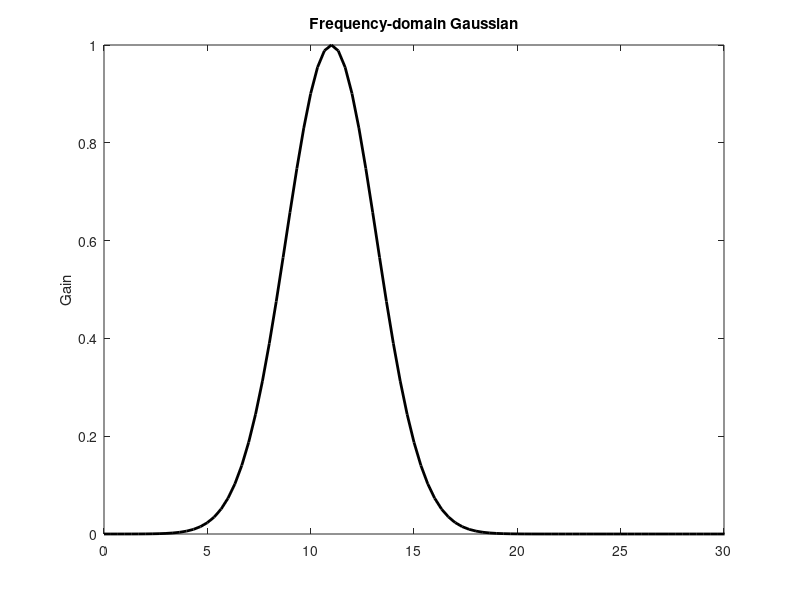
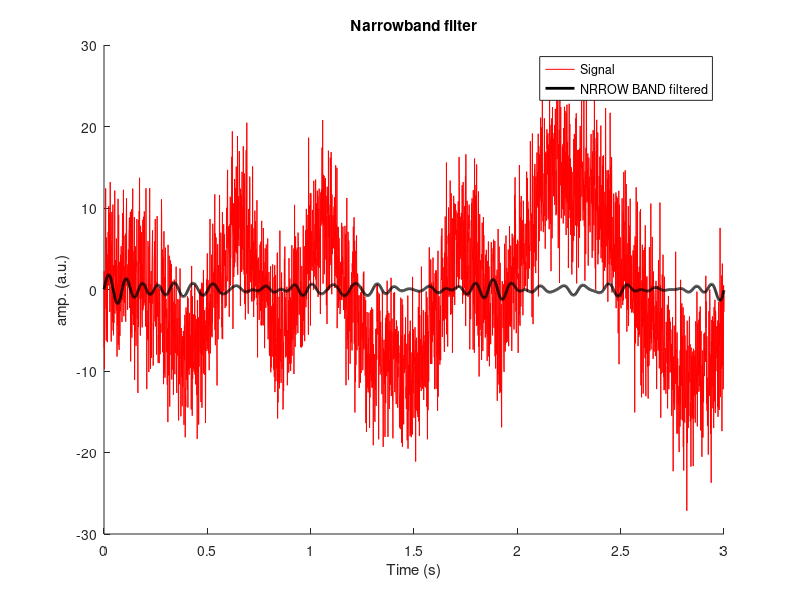
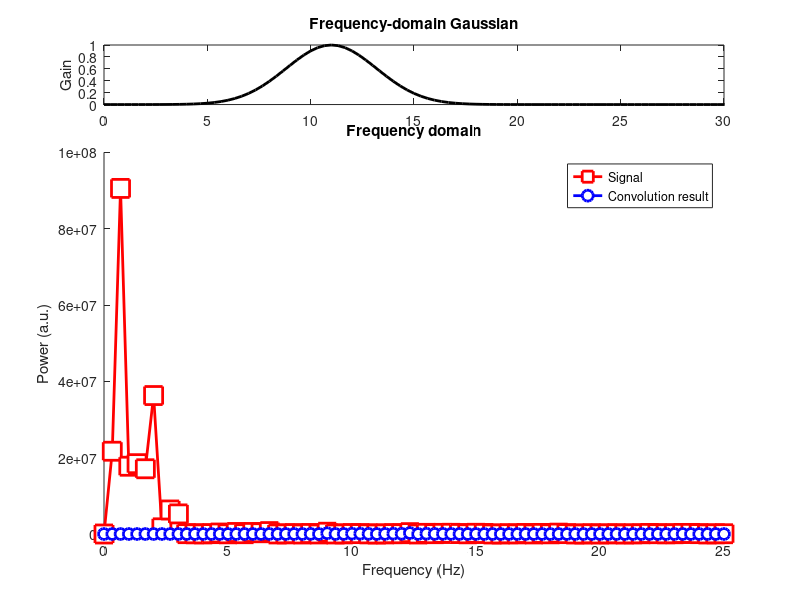

Source code (MATLAB) for these figures, in order:
clear, clf
%% Narrow-band filter
% create signal

srate = 1000;
time = 0:1/srate:3;
n = length(time);
p = 15; %poles for random interpolation

% noise level, measured in standard deviation
noiseamp = 5;

% amplitude modulator and noise level
ampl = interp1(rand(p,1)*30,linspace(1,p,n));
noise = noiseamp * randn(size(time));
signal = ampl + noise;

%substract mean to eliminate DC
signal = signal - mean(signal);

%% Create frequency domain Gaussain

peakf = 11; %change gardai herne
fwhm = 5.2;

%vector of frequencies
hz = linspace(0,srate,n);

%freq- domain Gaussian
s = fwhm*(2*pi-1)/(4*pi); % normalized width
x = hz - peakf; %shifted frequencies
fx = exp(-.5*(x/s).^2); % gaussian


figure(1), clf

% plot Gaussian kernel
plot(hz,fx,'k','linew',2)
set(gca,'xlim',[0 30])
ylabel('Gain')
title('Frequency-domain Gaussian')
%% Now for convolution

%fft
dataX = fft(signal);

%ifft
convres = 2*real(ifft(dataX .* fx));

hz = linspace(0,srate,n);

%% plot

figure(2), clf, hold on

% lines
plot(time,signal,'r')
plot(time,convres,'k','linew',2)

% frills
xlabel('Time (s)'), ylabel('amp. (a.u.)')
legend({'Signal';'NRROW BAND filtered'})
title('Narrowband filter')

figure(3),clf
% plot Gaussian kernel
subplot(5,1,1)
plot(hz,fx,'k','linew',2)
set(gca,'xlim',[0 30])
ylabel('Gain')
title('Frequency-domain Gaussian')
% raw and filtered data spectra
subplot(5,1,2:5),hold on
plot(hz,abs(dataX).^2,'rs-','markerfacecolor','w','markersize',13,'linew',2)
plot(hz,abs(dataX.*fx).^2,'bo-','linew',2,'markerfacecolor','w','markersize',8)

% frills
xlabel('Frequency (Hz)'), ylabel('Power (a.u.)')
legend({'Signal';'Convolution result'})
title('Frequency domain')
set(gca,'xlim',[0 25])
